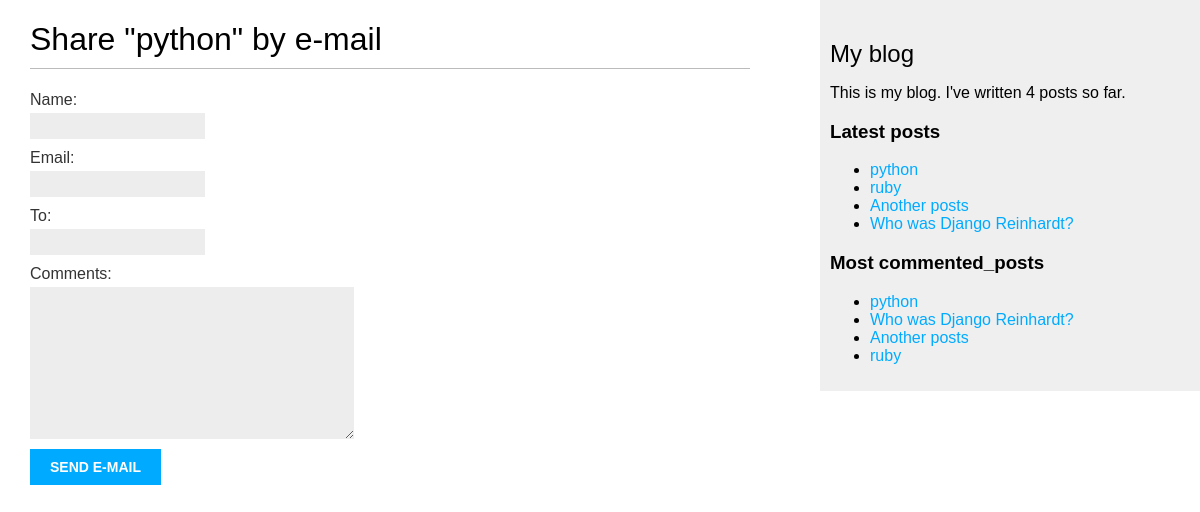
Before: /blog/7/share/ with the older database file.
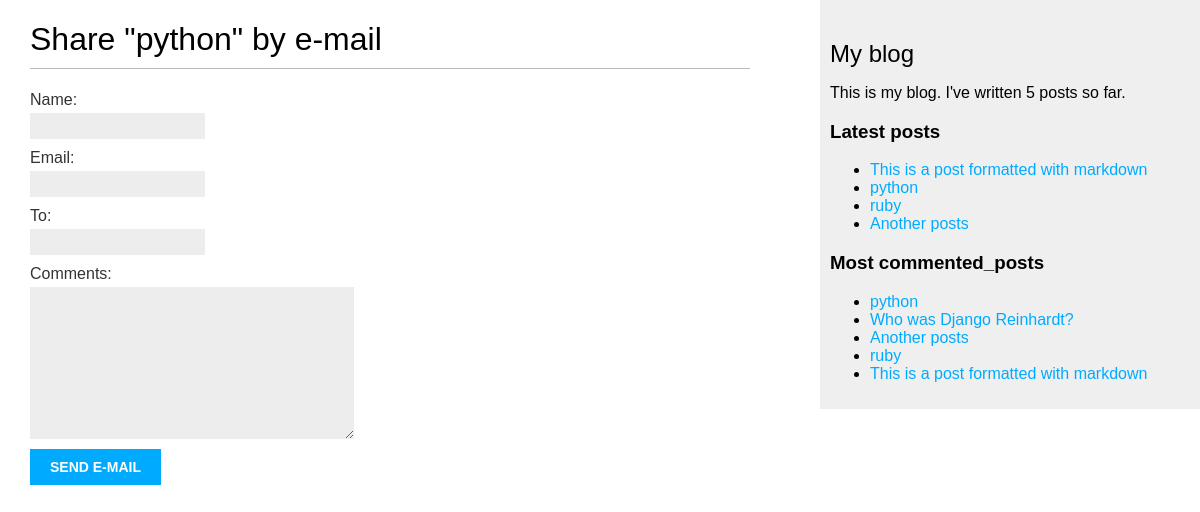
After: the same page with the newer database file.
### blog/models.py (models this page shows, shortened)
class Post(models.Model):
    STATUS_CHOICES = (
        ('draft', 'Draft'),
        ('published', 'Published'),
    )
    title = models.CharField(max_length=250)
    slug = models.SlugField(max_length=250,
                            unique_for_date='publish')
    author = models.ForeignKey(User,
                              on_delete=models.CASCADE,
                              related_name='blog_posts')
    body = models.TextField()
    publish = models.DateTimeField(default=timezone.now)
    created = models.DateTimeField(auto_now_add=True)
    updated = models.DateTimeField(auto_now=True)
    status = models.CharField(max_length=10,
                              choices=STATUS_CHOICES,
                              default='draft')
    objects = models.Manager() # The default manager.
    published = PublishedManager() # Our custom manager.
    tags = TaggableManager()
    class Meta:
        ordering = ('-publish',)
    def get_absolute_url(self):
        return reverse('blog:post_detail',
                       args=[self.publish.year,
                             self.publish.month,
                             self.publish.day, self.slug])

### blog/views.py (the view)
def post_share(request, post_id):
    post = get_object_or_404(Post, id=post_id, status='published')
    sent = False
    if request.method == 'POST':
        form = EmailPostForm(request.POST)
        if form.is_valid():
            cd = form.cleaned_data
            post_url = request.build_absolute_uri(post.get_absolute_url())
            subject = f"{cd['name']} recommends you read {post.title}"
            message = f"Read {post.title} at {post_url}\n\n" \
                      f"{cd['name']}\'s comments: {cd['comments']}"
            send_mail(subject, message, 'admin@myblog.com', [cd['to']])
            sent = True
    else:
        form = EmailPostForm()
    return render(request, 'blog/post/share.html', {'post': post, 'form': form, 'sent': sent})

### blog/forms.py
class EmailPostForm(forms.Form):
    name = forms.CharField()
    email = forms.EmailField()
    to = forms.EmailField()
    comments = forms.CharField(required=False,
                                widget=forms.Textarea)

### blog/models.py (called while the page is built)
    def get_queryset(self):
        return super().get_queryset().filter(status='published')

### blog/templatetags/blog_tags.py (called while the page is built)
@register.simple_tag
def total_posts():
    return Post.published.count()

@register.inclusion_tag('blog/post/latest_posts.html')
def show_latest_posts(count=5):
    latest_posts = Post.published.order_by('-publish')[:count]
    return {'latest_posts': latest_posts}

@register.simple_tag
def get_most_commented_posts(count=5):
    return Post.published.annotate(
        total_comments=Count('comments')).order_by('-total_comments')[:count]

### blog/templates/blog/post/share.html (shortened to what this page needs)
{% extends "blog/base.html" %}
{% block content %}
    {% if sent %}
        <h1>E-mail successfully sent</h1>
        <p>
            "{{ post.title }}" was successfully sent to {{ form.cleaned_data.to }}.
        </p>
    {% else %}
        <h1>Share "{{ post.title }}" by e-mail</h1>
        <form method="post">
            {{ form.as_p }}
            <input type="submit" value="Send e-mail">
        </form>
    {% endif %}
{% endblock %}

### blog/templates/blog/base.html (shortened to what this page needs)
{% load blog_tags %}
{% load static %}
<!DOCTYPE html>
<html>
<head>
  <link href="{% static "css/blog.css" %}" rel="stylesheet">
</head>
<body>
  <div id="content">
    {% block content %}
    {% endblock %}
  </div>
  <div id="sidebar">
    <h2>My blog</h2>
    <p>This is my blog. I've written {% total_posts %} posts so far.</p>
    <h3>Latest posts</h3>
    {% show_latest_posts 4 %}
    <h3>Most commented_posts</h3>
    {% get_most_commented_posts as most_commented_posts %}
    <ul>
      {% for post in most_commented_posts %}
      <li>
        <a href="{{ post.get_absolute_url }}">{{ post.title }}</a>
      </li>
      {% endfor %}
    </ul>
  </div>
</body>
</html>

### blog/templates/blog/post/latest_posts.html
<ul>
    {% for post in latest_posts %}
        <li>
            <a href="{{ post.get_absolute_url }}">{{ post.title }}</a>
        </li>
    {% endfor %}
</ul>

### blog/static/css/blog.css (style rules this page uses)
body { margin:0; padding:0; font-family:helvetica, sans-serif; }
a { color:#00abff; text-decoration:none; }
h1 { font-weight:normal; border-bottom:1px solid #bbb; padding:0 0 10px 0; }
h2 { font-weight:normal; margin:30px 0 0; }
#content { float:left; width:60%; padding:0 0 0 30px; }
#sidebar { float:right; width:30%; padding:10px; background:#efefef; height:100%; }
label { float:left; clear:both; color:#333; margin-bottom:4px; }
input, textarea { clear:both; float:left; margin:0 0 10px; background:#ededed; border:0; padding:6px 10px; font-size:12px; }
input[type=submit] { font-weight:bold; background:#00abff; color:#fff; padding:10px 20px; font-size:14px; text-transform:uppercase; }

Changed rows visible on the page:
no longer on one of the page's lists (row unchanged): Post: title "Who was Django Reinhardt?"
added Post: title "This is a post formatted with markdown"
Other visible differences:
text no longer shown: "4"
text now shown: "5"
